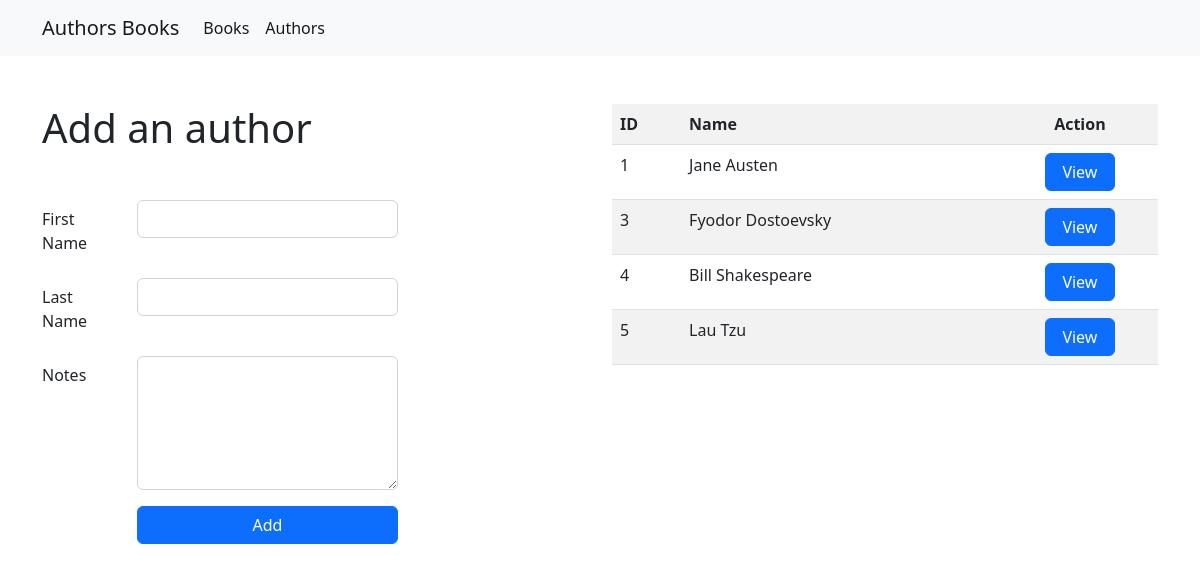
Page /authors on the earlier database version.
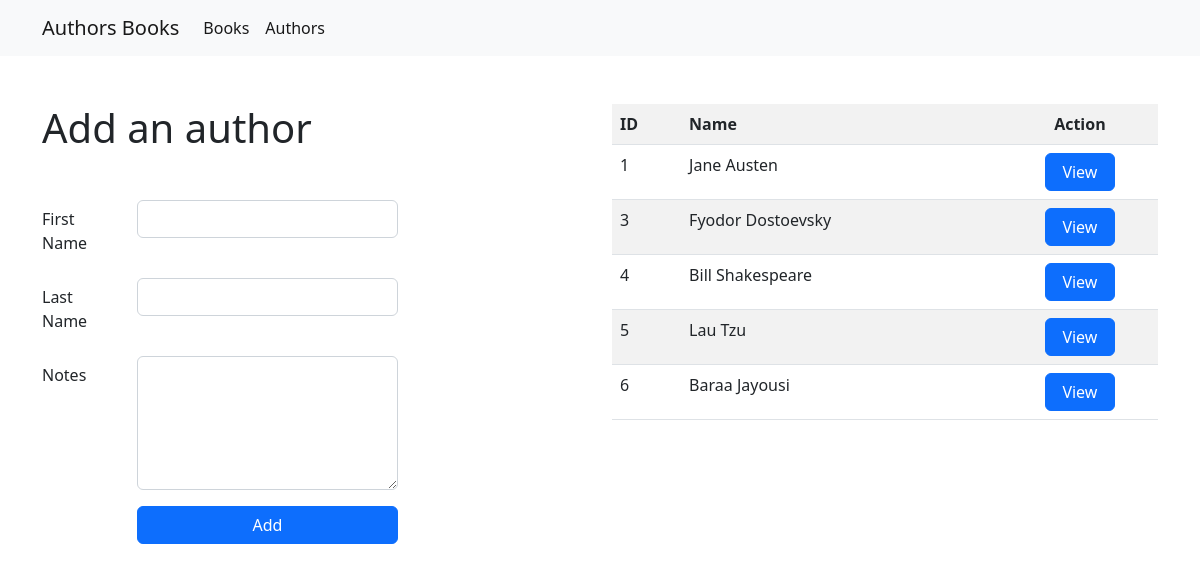
Same page on the later database version.
### books_authors_app/models.py (models this page shows)
class Authors(models.Model):
    first_name = models.CharField(max_length=255)
    last_name = models.CharField(max_length = 255)
    notes = models.TextField()
    books = models.ManyToManyField(Books, related_name='authors')
    created_at = models.DateTimeField(auto_now_add = True)
    updated_at = models.DateTimeField(auto_now = True)

### books_authors_app/views.py (the view)
# urls.py: path('authors',views.authors),
def authors(request):
    context = {
        'authors': Authors.objects.all()
    }
    return render(request,'authors.html',context)

### books_authors_app/templates/authors.html (shortened to what this page needs)
{% extends "main_layout.html" %}
{% block content %}
<div class="container my-5">
    <div class="row">
        <div class="col-6 mb-3">
            <h1 class="mb-5">Add an author</h1>
            <form action="authors/add-author" method="post">
                <div class="row mb-3">
                    <label for="f_name" class="col-form-label col-2">First Name</label>
                    <div class="col-6">
                        <input class="form-control" type="text" name="f_name" id="f_name">
                    </div>
                </div>
                <div class="row mb-3">
                    <label for="l_name" class="col-form-label col-2">Last Name</label>
                    <div class="col-6">
                        <input class="form-control" type="text" name="l_name" id="l_name">
                    </div>
                </div>
                <div class="row mb-3">
                    <label for="author_notes" class="col-form-label col-2">Notes</label>
                    <div class="col-6">
                        <textarea class="form-control" name="author_notes" id="author_notes" cols="30" rows="5"></textarea>
                    </div>
                </div>
                <div class="row mb-3">
                    <div class="col-6 offset-2">
                        <input class="btn btn-primary w-100" type="submit" value="Add">
                    </div>
                </div>
            </form>
        </div>
        <div class="col-6">
            <table class="table table-striped">
                <tr>
                    <th>ID</th>
                    <th>Name</th>
                    <th class="text-center">Action</th>
                </tr>
                {% for author in authors %}
                <tr class="">
                    <td>{{author.id}}</td>
                    <td>{{author.first_name | capfirst}}  {{author.last_name | capfirst}}</td>
                    <td class="text-center"><a class='btn btn-primary w-50' href="authors/{{author.id}}">View</a></td>
                </tr>
                {% endfor %}
            </table>
        </div>
    </div>
</div>
{% endblock %}

### books_authors_app/templates/main_layout.html (shortened to what this page needs)
<!DOCTYPE html>
<html lang="en">
<head>
    <link href="https://cdn.jsdelivr.net/npm/bootstrap@5.2.3/dist/css/bootstrap.min.css" rel="stylesheet">
</head>
<body>
    <nav class="navbar navbar-expand-lg bg-light">
        <div class="container">
            <a class="navbar-brand" href="/">Authors Books</a>
            <div class="collapse navbar-collapse" id="navbarSupportedContent">
            <ul class="navbar-nav me-auto mb-2 mb-lg-0">
                <li class="nav-item">
                    <a class="nav-link active" aria-current="page" href="/">Books</a>
                </li>
                <li class="nav-item">
                    <a class="nav-link active" aria-current="page" href="/authors">Authors</a>
                </li>
            </ul>
            </div>
        </div>
    </nav>
    {%block content%}{% endblock %}
</body>
</html>

Differences in the rows shown:
added Authors: id "6", first_name "Baraa", last_name "Jayousi"
